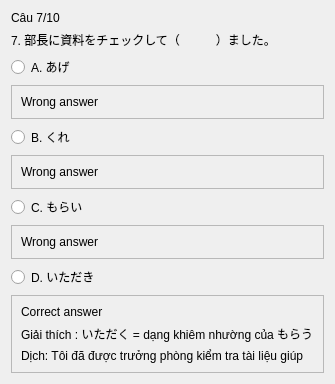
               <widget class="QWidget" name="page_13">
                <layout class="QVBoxLayout" name="verticalLayout_6">
                 <item>
                  <widget class="QLabel" name="label_96">
                   <property name="text">
                    <string>Câu 7/10</string>
                   </property>
                  </widget>
                 </item>
                 <item>
                  <widget class="QLabel" name="label_97">
                   <property name="text">
                    <string>7. 部長に資料をチェックして（　　　）ました。</string>
                   </property>
                  </widget>
                 </item>
                 <item>
                  <widget class="QRadioButton" name="radioButton_49">
                   <property name="text">
                    <string>A. あげ</string>
                   </property>
                  </widget>
                 </item>
                 <item>
                  <widget class="QFrame" name="frame_5">
                   <property name="frameShape">
                    <enum>QFrame::StyledPanel</enum>
                   </property>
                   <property name="frameShadow">
                    <enum>QFrame::Raised</enum>
                   </property>
                   <layout class="QVBoxLayout" name="verticalLayout_10">
                    <item>
                     <widget class="QLabel" name="label_11">
                      <property name="text">
                       <string>Wrong answer</string>
                      </property>
                     </widget>
                    </item>
                   </layout>
                  </widget>
                 </item>
                 <item>
                  <widget class="QRadioButton" name="radioButton_50">
                   <property name="text">
                    <string>B. くれ</string>
                   </property>
                  </widget>
                 </item>
                 <item>
                  <widget class="QFrame" name="frame_6">
                   <property name="frameShape">
                    <enum>QFrame::StyledPanel</enum>
                   </property>
                   <property name="frameShadow">
                    <enum>QFrame::Raised</enum>
                   </property>
                   <layout class="QVBoxLayout" name="verticalLayout_9">
                    <item>
                     <widget class="QLabel" name="label_10">
                      <property name="text">
                       <string>Wrong answer</string>
                      </property>
                     </widget>
                    </item>
                   </layout>
                  </widget>
                 </item>
                 <item>
                  <widget class="QRadioButton" name="radioButton_51">
                   <property name="text">
                    <string>C. もらい</string>
                   </property>
                  </widget>
                 </item>
                 <item>
                  <widget class="QFrame" name="frame_7">
                   <property name="frameShape">
                    <enum>QFrame::StyledPanel</enum>
                   </property>
                   <property name="frameShadow">
                    <enum>QFrame::Raised</enum>
                   </property>
                   <layout class="QVBoxLayout" name="verticalLayout_8">
                    <item>
                     <widget class="QLabel" name="label_12">
                      <property name="text">
                       <string>Wrong answer</string>
                      </property>
                     </widget>
                    </item>
                   </layout>
                  </widget>
                 </item>
                 <item>
                  <widget class="QRadioButton" name="radioButton_52">
                   <property name="text">
                    <string>D. いただき</string>
                   </property>
                  </widget>
                 </item>
                 <item>
                  <widget class="QFrame" name="frame_8">
                   <property name="frameShape">
                    <enum>QFrame::StyledPanel</enum>
                   </property>
                   <property name="frameShadow">
                    <enum>QFrame::Raised</enum>
                   </property>
                   <layout class="QVBoxLayout" name="verticalLayout_7">
                    <item>
                     <widget class="QLabel" name="label_9">
                      <property name="text">
                       <string>Correct answer</string>
                      </property>
                     </widget>
                    </item>
                    <item>
                     <widget class="QLabel" name="label_8">
                      <property name="text">
                       <string>Giải thích : いただく = dạng khiêm nhường của もらう</string>
                      </property>
                     </widget>
                    </item>
                    <item>
                     <widget class="QLabel" name="label_7">
                      <property name="text">
                       <string>Dịch: Tôi đã được trưởng phòng kiểm tra tài liệu giúp</string>
                      </property>
                     </widget>
                    </item>
                   </layout>
                  </widget>
                 </item>
                </layout>
               </widget>
